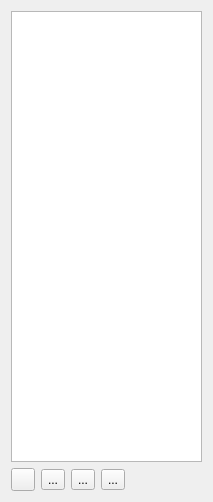
<ui version="4.0" >
 <class>SceneGraphGUI</class>
 <widget class="QWidget" name="SceneGraphGUI" >
  <property name="geometry" >
   <rect>
    <x>0</x>
    <y>0</y>
    <width>213</width>
    <height>502</height>
   </rect>
  </property>
  <property name="windowTitle" >
   <string>Form</string>
  </property>
  <layout class="QVBoxLayout" name="verticalLayout" >
   <item>
    <widget class="QTreeView" name="treeView" >
     <property name="acceptDrops" >
      <bool>true</bool>
     </property>
     <property name="dragEnabled" >
      <bool>true</bool>
     </property>
     <property name="dragDropMode" >
      <enum>QAbstractItemView::DragDrop</enum>
     </property>
     <property name="selectionMode" >
      <enum>QAbstractItemView::ExtendedSelection</enum>
     </property>
    </widget>
   </item>
   <item>
    <layout class="QHBoxLayout" name="horizontalLayout" >
     <item>
      <widget class="QToolButton" name="btnNew" >
       <property name="text" >
        <string/>
       </property>
       <property name="icon" >
        <iconset resource="../icons/icons.qrc" >
         <normaloff>:/icons/node-new.png</normaloff>:/icons/node-new.png</iconset>
       </property>
       <property name="popupMode" >
        <enum>QToolButton::InstantPopup</enum>
       </property>
       <property name="arrowType" >
        <enum>Qt::NoArrow</enum>
       </property>
      </widget>
     </item>
     <item>
      <widget class="QToolButton" name="btnDelete" >
       <property name="text" >
        <string>...</string>
       </property>
       <property name="icon" >
        <iconset resource="../icons/icons.qrc" >
         <normaloff>:/icons/node-delete.png</normaloff>:/icons/node-delete.png</iconset>
       </property>
      </widget>
     </item>
     <item>
      <widget class="QToolButton" name="btnOpen" >
       <property name="text" >
        <string>...</string>
       </property>
       <property name="icon" >
        <iconset resource="../icons/icons.qrc" >
         <normaloff>:/icons/node-open.png</normaloff>:/icons/node-open.png</iconset>
       </property>
      </widget>
     </item>
     <item>
      <widget class="QToolButton" name="btnSave" >
       <property name="text" >
        <string>...</string>
       </property>
       <property name="icon" >
        <iconset resource="../icons/icons.qrc" >
         <normaloff>:/icons/node-save.png</normaloff>:/icons/node-save.png</iconset>
       </property>
      </widget>
     </item>
     <item>
      <spacer name="horizontalSpacer" >
       <property name="orientation" >
        <enum>Qt::Horizontal</enum>
       </property>
       <property name="sizeHint" stdset="0" >
        <size>
         <width>40</width>
         <height>20</height>
        </size>
       </property>
      </spacer>
     </item>
    </layout>
   </item>
  </layout>
 </widget>
 <resources>
  <include location="../icons/icons.qrc" />
 </resources>
 <connections>
  <connection>
   <sender>btnOpen</sender>
   <signal>clicked()</signal>
   <receiver>SceneGraphGUI</receiver>
   <slot>LoadSceneNode()</slot>
   <hints>
    <hint type="sourcelabel" >
     <x>107</x>
     <y>490</y>
    </hint>
    <hint type="destinationlabel" >
     <x>212</x>
     <y>457</y>
    </hint>
   </hints>
  </connection>
  <connection>
   <sender>btnSave</sender>
   <signal>clicked()</signal>
   <receiver>SceneGraphGUI</receiver>
   <slot>SaveSceneNode()</slot>
   <hints>
    <hint type="sourcelabel" >
     <x>144</x>
     <y>490</y>
    </hint>
    <hint type="destinationlabel" >
     <x>212</x>
     <y>459</y>
    </hint>
   </hints>
  </connection>
  <connection>
   <sender>btnNew</sender>
   <signal>triggered(QAction*)</signal>
   <receiver>SceneGraphGUI</receiver>
   <slot>CreateSceneNode(QAction*)</slot>
   <hints>
    <hint type="sourcelabel" >
     <x>23</x>
     <y>475</y>
    </hint>
    <hint type="destinationlabel" >
     <x>212</x>
     <y>458</y>
    </hint>
   </hints>
  </connection>
  <connection>
   <sender>btnDelete</sender>
   <signal>clicked()</signal>
   <receiver>SceneGraphGUI</receiver>
   <slot>DeleteSceneNode()</slot>
   <hints>
    <hint type="sourcelabel" >
     <x>60</x>
     <y>477</y>
    </hint>
    <hint type="destinationlabel" >
     <x>839</x>
     <y>458</y>
    </hint>
   </hints>
  </connection>
 </connections>
 <slots>
  <slot>CreateSceneNode(QAction*)</slot>
  <slot>DeleteSceneNode()</slot>
  <slot>LoadSceneNode()</slot>
  <slot>SaveSceneNode()</slot>
 </slots>
</ui>
